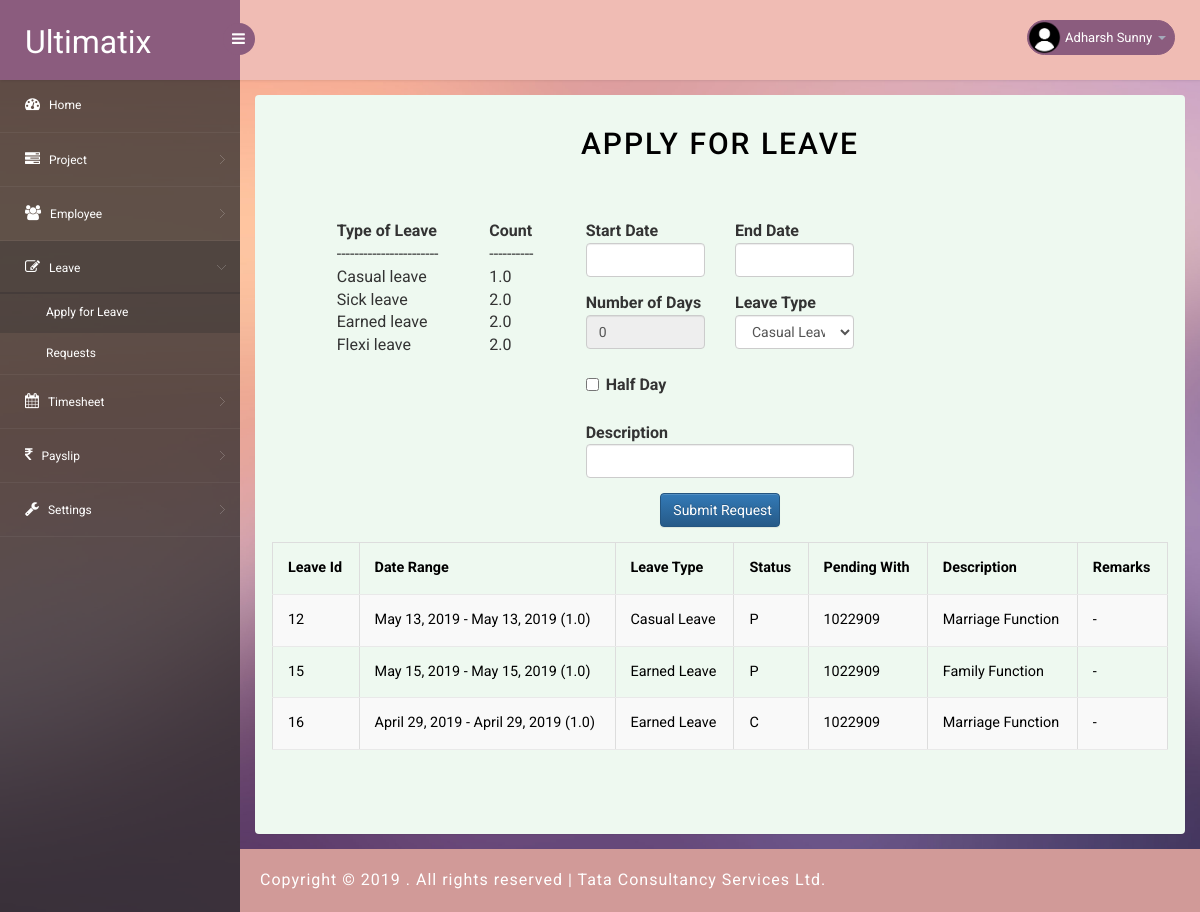
The page /ultimatix/applyleave/ (signed in) on the database as committed earlier.
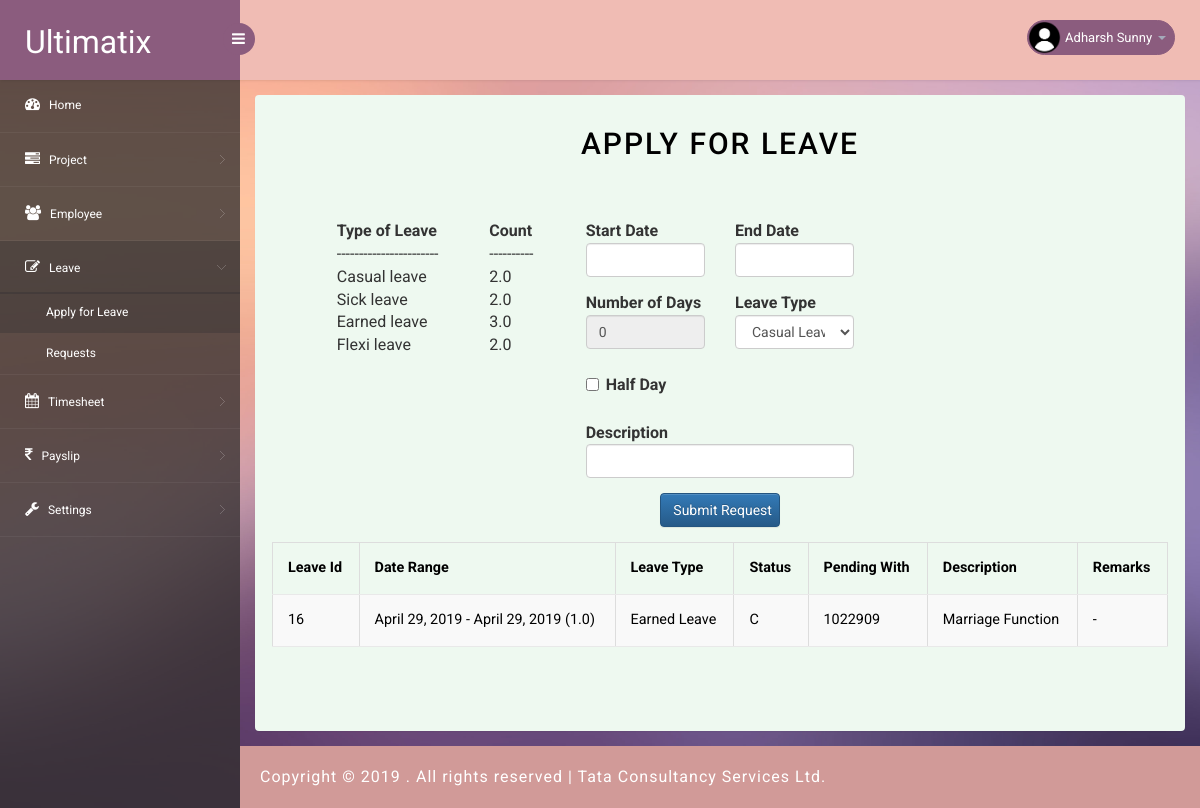
The same page on the database as committed later.
### ultimatix/models.py (models this page shows, shortened)
class Employee(models.Model):
    e_id=models.AutoField(primary_key=True)
    e_fname=models.CharField(max_length=50)
    e_lname=models.CharField(max_length=50,null=True,blank=True)
    e_sname=models.CharField(max_length=50,null=True,blank=True)
    e_dob=models.DateField(null=True,blank=True)
    e_bgroup=models.CharField(max_length=3,null=True,blank=True)
    e_mstatus=models.CharField(max_length=1,null=True,blank=True)
    e_nationality=models.CharField(max_length=50,null=True,blank=True)
    e_disb=models.CharField(max_length=1,null=True,blank=True)
    e_gender=models.CharField(max_length=1,null=True,blank=True)
    e_paddr1=models.CharField(max_length=50,null=True,blank=True)
    e_paddr2=models.CharField(max_length=50,null=True,blank=True)
    e_paddr3=models.CharField(max_length=50,null=True,blank=True)
    e_caddr1=models.CharField(max_length=50,null=True,blank=True)
    e_caddr2=models.CharField(max_length=50,null=True,blank=True)
    e_caddr3=models.CharField(max_length=50,null=True,blank=True)
    e_email=models.CharField(max_length=100,null=True,blank=True)
    e_mnumber=models.IntegerField(null=True,blank=True)
    e_doj=models.DateField(null=True,blank=True)
    e_qfn=models.CharField(max_length=50,null=True,blank=True)
    e_prev_exp=models.FloatField(null=True,blank=True)
    e_prev_cmp=models.CharField(max_length=50,null=True,blank=True)
    e_cl=models.FloatField(null=True,blank=True)
    e_sl=models.FloatField(null=True,blank=True)
    e_el=models.FloatField(null=True,blank=True)
    e_fl=models.FloatField(null=True,blank=True)
    e_status=models.CharField(max_length=1)
    e_pwd=models.CharField(max_length=100)

class Leave(models.Model):
    lid=models.AutoField(primary_key=True)
    eid = models.ForeignKey(Employee, on_delete=models.CASCADE)
    sdate=models.DateField(null=True,blank=True)
    edate=models.DateField(null=True,blank=True)
    nof=models.FloatField(null=True,blank=True)
    ltype=models.IntegerField(null=True,blank=True)
    status=models.CharField(max_length=1,null=True,blank=True)
    desc=models.CharField(max_length=150,null=True,blank=True)
    reqdate=models.DateField(null=True,blank=True)
    remarks=models.CharField(max_length=150,null=True,blank=True)
    queueid=models.CharField(max_length=150,null=True,blank=True)
    updtby=models.CharField(max_length=150,null=True,blank=True)

### ultimatix/views.py (the view)
# urls.py: path('ultimatix/applyleave/',views.apply_leave,name="apply_leave"),
def apply_leave(request):
    if request.method=='POST':
        if request.POST.get('submit'):
            eid=request.session['eid']
            sdate=datetime.strptime(request.POST.get('sdate'), '%m/%d/%Y').strftime('%Y-%m-%d')
            edate = datetime.strptime(request.POST.get('edate'), '%m/%d/%Y').strftime('%Y-%m-%d')
            nof=float(request.POST.get('nof'))
            ltype=request.POST.get('leave_select')
            desc = request.POST.get('rsn')
            status='P'
            reqdate = str(datetime.now().strftime('%Y-%m-%d'))
            queueid = findqueueid(eid)
            Leave.objects.create(eid=Employee.objects.get(e_id=eid),sdate=sdate,edate=edate,nof=nof,
                                 ltype=ltype,desc=desc,status=status,reqdate=reqdate,queueid=queueid)
            if ltype=='0':
                rem=(Employee.objects.get(e_id=eid).e_cl)-nof
                Employee.objects.filter(e_id=eid).update(e_cl=rem)
            elif ltype=='1':
                rem=(Employee.objects.get(e_id=eid).e_sl)-nof
                Employee.objects.filter(e_id=eid).update(e_sl=rem)
            elif ltype=='2':
                rem=(Employee.objects.get(e_id=eid).e_el)-nof
                Employee.objects.filter(e_id=eid).update(e_el=rem)
            elif ltype=='3':
                rem=(Employee.objects.get(e_id=eid).e_fl)-nof
                Employee.objects.filter(e_id=eid).update(e_fl=rem)
            logged_in = request.session['eid']
            lobj = Leave.objects.filter(eid=logged_in)
            print('going queue : '+str(queueid))
            logged_in = request.session['eid']
            user=Employee.objects.get(e_id=logged_in)
            return render(request,'ultimatix/applyleave.html',{'user':user,'success':'Leave request submitted !','lobj':lobj})
    else:
        try:
            logged_in = request.session['eid']
        except:
            logged_in = False
        if logged_in:
            user=Employee.objects.get(e_id=logged_in)
            lobj=Leave.objects.filter(eid=logged_in)
            return render(request,'ultimatix/applyleave.html',{'user':user,'lobj':lobj})
        else:
            request.session['eid'] = None
            return redirect('ultimatix:show_login')

### templates/ultimatix/applyleave.html (shortened to what the changed rows need)
{% extends 'ultimatix/admin/adminbase.html'%}
{%block body %}
    <link rel="stylesheet" href="https://cdnjs.cloudflare.com/ajax/libs/jqueryui/1.12.1/themes/base/jquery-ui.css" />
<h2 class="w3ls_head">Apply for leave</h2>
<div class="grid_3 grid_4 w3layouts">
    <div class="bs-example row">
        <div class="col-md-4">
            <div class="row">
                <div class="col-md-10">
            <table style="width:100%">
                <tr>
                    <th>Type of Leave</th>
                    <th>Count</th>
                </tr>
                <tr>
                    <td>Casual leave</td>
                    <td>{{user.e_cl}}</td>
                </tr>
                <tr>
                    <td>Sick leave</td>
                    <td>{{user.e_sl}}</td>
                </tr>
                <tr>
                    <td>Earned leave</td>
                    <td>{{user.e_el}}</td>
                </tr>
                <tr>
                    <td>Flexi leave</td>
                    <td>{{user.e_fl}}</td>
                </tr>
            </table>
                </div>
            </div>
        </div>
    </div>
    {% if lobj %}
    <div class="row">
        <table id="example" class="table table-striped table-bordered" style="width:100%">
        <thead>
            <tr>
                <th style="color:black;">Leave Id</th>
                <th style="color:black;">Date Range</th>
                <th style="color:black;">Leave Type</th>
                <th style="color:black;">Status</th>
                <th style="color:black;">Pending With</th>
                <th style="color:black;">Description</th>
                <th style="color:black;">Remarks</th>
            </tr>
        </thead>
        <tbody>
            {% for l in lobj %}
            <tr>
                <td style="color:black;">{{l.lid}}</a></td>
                <td style="color:black;">{{l.sdate}} - {{l.edate}} ({{l.nof}}) </td>
                {% if l.ltype == 0 %}
                <td style="color:black;">Casual Leave</td>
                {% elif l.ltype == 1 %}
                <td style="color:black;">Sick Leave</td>
                {% elif l.ltype == 2 %}
                <td style="color:black;">Earned Leave</td>
                {% elif l.ltype == 3 %}
                <td style="color:black;">Flexi Leave</td>
                {%else%}
                <td style="color:black;">Special Leave</td>
                {% endif %}
                <td style="color:black;">{{l.status}}</td>
                <td style="color:black;">{{l.queueid}}</td>
                <td style="color:black;">{{l.desc}}</td>
                {% if l.remarks %}
                <td style="color:black;">{{l.remarks}}</td>
                {% else%}
                <td style="color:black;">-</td>
                {%endif%}
            </tr>
            {%endfor%}
        </tbody>
    </table>
    </div>
    {% endif %}
</div>
{%endblock%}

Rows that differ between the two databases and show on the page:
removed Leave: lid "12", sdate "May 13, 2019", edate "May 13, 2019", nof "1.0", ltype "Casual Leave", status "P", queueid "1022909", desc "Marriage Function"
removed Leave: lid "15", sdate "May 15, 2019", edate "May 15, 2019", nof "1.0", ltype "Earned Leave", status "P", queueid "1022909", desc "Family Function"
changed Employee: e_cl "1.0" → "2.0"; e_el "2.0" → "3.0"
